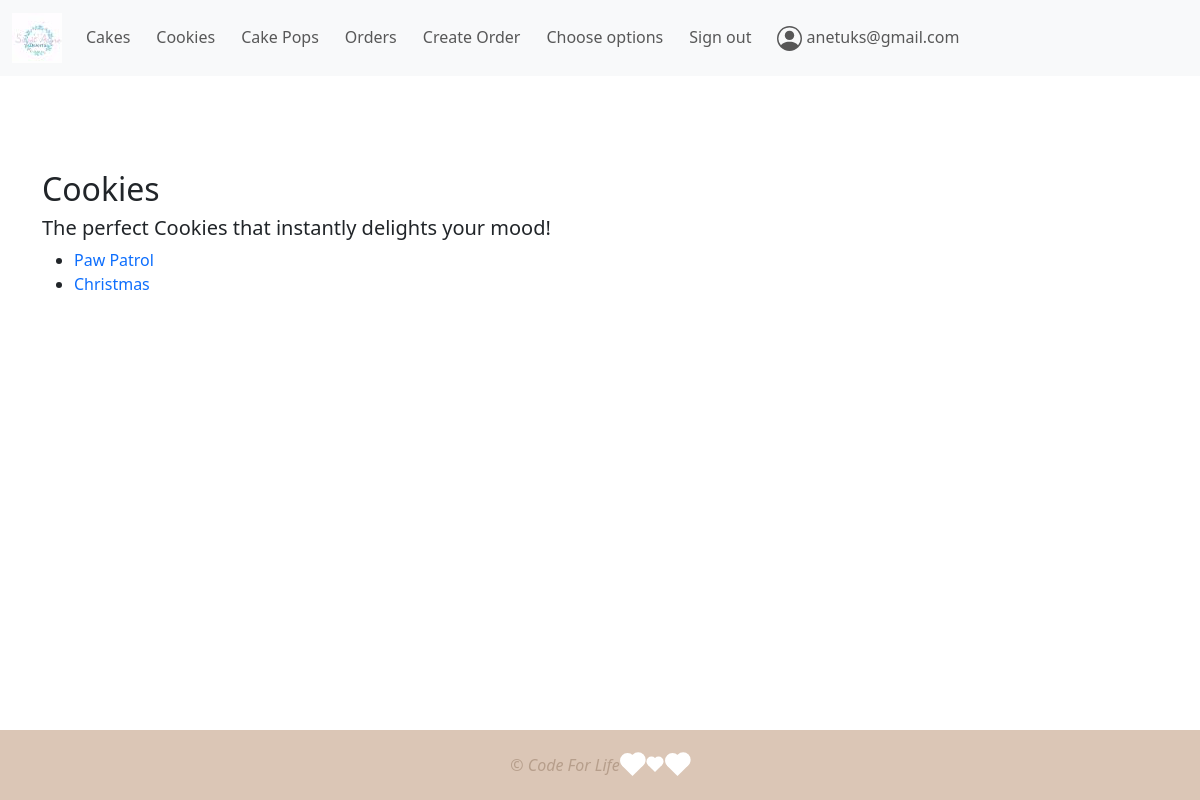
The page /cookies/ (signed in) on the database its author committed.
### my_auth/models.py (models this page shows)
class User(AbstractUser):
    bio = models.TextField(null=True, blank=True)
    email = models.EmailField(unique=True, null=True)
    USERNAME_FIELD = "email"
    REQUIRED_FIELDS = []
    class Meta:
        verbose_name = "User"
        verbose_name_plural = "Users"

### desserts/models.py (models this page shows, shortened)
class Product(models.Model):
    category = models.ForeignKey(
        Category, on_delete=models.CASCADE, blank=True, null=True
    )
    options = models.ManyToManyField(
        Option,
        blank=True, null=True
    )
    name = models.CharField(max_length=200, blank=True, null=True)
    description = HTMLField("Description", max_length=4096, default="")
    price = models.FloatField(blank=False, null=False)
    image = models.ImageField(upload_to="products", blank=True, null=True)
    class Meta:
        verbose_name = "Product"
        verbose_name_plural = "Products"

### desserts/views.py (the view)
# urls.py: path("cookies/", views.CookiesListView.as_view(), name="cookies"),
class CookiesListView(generic.ListView):
    template_name = "desserts/cookies.html"
    model = Product
    context_object_name = "cookies"
    def get_queryset(self):
        return Product.objects.filter(category__name="Cookies")

### desserts/templates/desserts/cookies.html (shortened to what this page needs)
{% extends "desserts/base.html" %}
{% load static %}
{% block content %}
    {% if cookies %}
    <h2>Cookies</h2>
      <h5>The perfect Cookies that instantly delights your mood!</h5>
    <ul>
          {% for cookie in cookies %}
    <li><a href="{% url 'cookies_details' cookie.id %}">{{ cookie.name }} </a></li>
              {% endfor %}
    </ul>
            {% else %}
    <h2>There are no cookies at the moment.</h2>
            {% endif %}
            {% endblock content %}

### desserts/templates/desserts/base.html (shortened to what this page needs)
<!doctype html>
{% load static %}
<html lang="en">
  <head>
    <link rel="stylesheet" href="{% static 'desserts/css/main.css' %}" />
    <link
      href="https://cdn.jsdelivr.net/npm/bootstrap@5.3.3/dist/css/bootstrap.min.css"
      rel="stylesheet"
    />
  </head>
  <body>
    <nav class="navbar navbar-expand-lg bg-body-tertiary" data-bs-theme="#b69e8b">
      <div class="container-fluid">
        <a class="navbar-brand" href="{% url 'index' %}">
          <img src="{% static 'desserts/img/desserts_logo.png' %}" alt="Sweet Adore Desserts Logo" width="50" height="50" />
        </a>
        <div class="collapse navbar-collapse" id="navbarNav">
          <ul class="navbar-nav">
    <li class="nav-item">
        <a class="nav-link" href="{% url 'cake_options' %}">Cakes</a>
    </li>
    <li class="nav-item">
       <a class="nav-link" href="{% url 'cookies' %}">Cookies</a>
           </li>
    <li class="nav-item">
       <a class="nav-link" href="{% url 'cake_pops' %}">Cake Pops</a>
           </li>
   <li class="nav-item">
            <a class="nav-link" href="{% url 'orders' %}">Orders</a>
           </li>
             {% if user.is_authenticated %}
          <li class="nav-item">
                <a class="nav-link" href="{% url 'create_order' %}">Create Order</a>
              </li>
      <li class="nav-item">
                <a class="nav-link" href="{% url 'create_order_line' %}">Choose options</a>
              </li>
              <li class="nav-item">
                <form method="post" action="{% url 'logout' %}" style="display: inline;">
                  <button type="submit" class="nav-link btn btn-link">Sign out</button>
                </form>
              </li>
              <li class="nav-item">
                <a class="nav-link" href="#">
                  {{ user.get_username }}
                </a>
              </li>
            {% endif %}
          </ul>
        </div>
      </div>
    </nav>
    <div class="container main-content" style="padding-top: 30px">
      {% block content %}
      {% endblock content %}
    </div>
    <footer>&copy; Code For Life
        <div class="heart medium"></div>
    <div class="heart small"></div>
    <div class="heart medium"></div>
    </footer>
  </body>
</html>

### desserts/static/desserts/css/main.css (style rules this page uses)
html, body { height: 100%; margin: 0; display: flex; flex-direction: column; }
a { text-decoration: none !important; }
.heart { position: relative; display: inline-block; margin: 5px; transform: rotate(-45deg); }
.heart::before, .heart::after { content: ""; position: absolute; border-radius: 50%; }
.heart.medium { width: 15px; height: 15px; background-color: white; }
.heart.medium::before, .heart.medium::after { width: 15px; height: 15px; background-color: white; }
.heart.medium::before { top: -7.5px; left: 0; }
.heart.medium::after { top: 0; left: 7.5px; }
.heart.small { width: 10px; height: 10px; background-color: white; }
.heart.small::before, .heart.small::after { width: 10px; height: 10px; background-color: white; }
.heart.small::before { top: -5px; left: 0; }
.heart.small::after { top: 0; left: 5px; }
div.main-content { margin-top: 4rem; margin-bottom: 4rem; flex: 1; }
nav ul li { margin-right: 10px; }
footer { color: #b69e8b; background-color: #dbc6b6; min-height: 70px; display: flex; align-items: center; justify-content: center; font-style: italic; }

### rows shown on the page
User: get_username "anetuks@gmail.com"
Product: name "Paw Patrol"
Product: name "Christmas"
